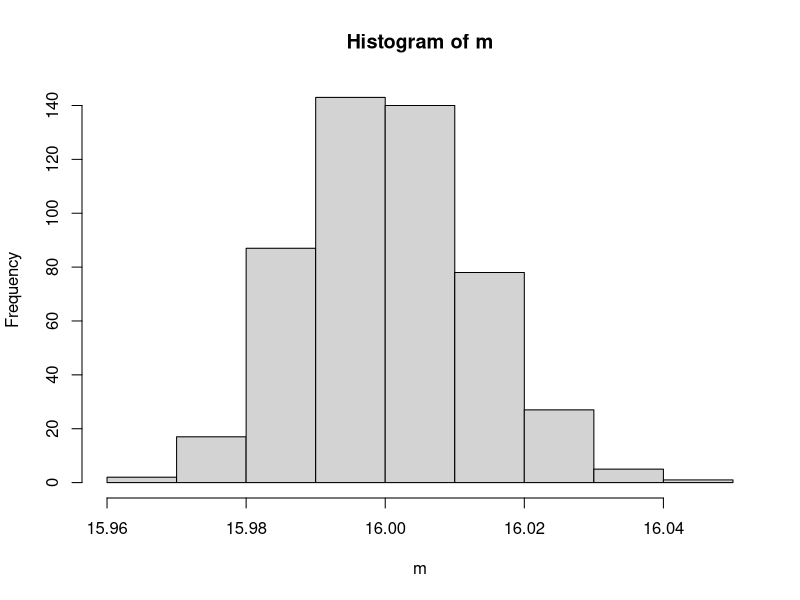
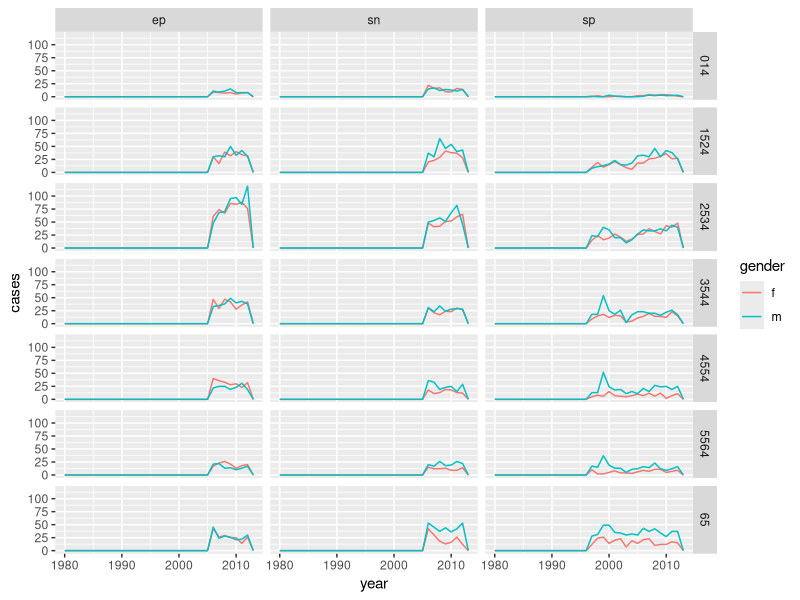

Write the R code that produced these figures, in order.
## ---- chunk 1
knitr::opts_chunk$set(echo = TRUE, eval = TRUE)
## ---- chunk 2
dpois(x = 50, lambda = 4)
## ---- chunk 3
dpois(x = 1, lambda = 4)
## ---- chunk 4
set.seed(42)
x <- rpois(10000000, lambda = 16)
#x
## ---- chunk 5
mean(x)
var(x)
## ---- chunk 6
m = c()
v= c()
for (i in 1:500)
{
  set.seed(i)
  x=rpois(100000,lambda=16)
  m= c(m,mean(x))
  v=c(v,var(x))
}
mean(m-v)
var(m-v)
sd(m-v)
hist(m)
v
mean(m)
## ---- chunk 7
library(tidyverse)
head(who)
who
## ---- chunk 8
#gather
who

who1 <- who %>% 
  gather(key = "case_group", 
         value = "cases", 
         starts_with("new"),
         na.rm = TRUE)
who1

#pivot_longer
who_equivalent <- who %>%
  pivot_longer(names_to = "case_group",
              values_to = "cases",
              starts_with("new"))

#note that pivot_longer behaviour is somewhat different in sorting the output.

who_spread_back <- who1 %>% 
  spread(case_group, cases)

who_spread_back
#note: the size here differs from the original one because we removed na.rm = TRUE. If we hadn't (comment out to test), the size would be the same.


who_wider_back <- who_equivalent %>%
  pivot_wider(names_from = case_group, values_from = cases)

who_wider_back

## ---- chunk 9
who1 <- who %>% 
  gather(key = "case_group", 
         value = "cases", 
         starts_with("new"), 
         na.rm = FALSE) %>% 
  replace_na(list(cases = 0))
who1
## ---- chunk 10
who2 <- who1 %>% 
  separate(col = case_group, 
           into = c("new", "manifestation_gender_age"), 
           sep = "_",
           extra = "merge")
who2
## ---- chunk 11
who3 <- who2 %>% 
  separate(col = manifestation_gender_age,
           into = c("manifestation", "gender_age"),
           sep = "_",
           fill = "left")
who3
## ---- chunk 12
who4 <-  who3 %>% 
  separate(col = "gender_age",
           into = c("gender", "age_group"),
           sep = 1)  #separate first character from left if -1 its one character from right
who4
## ---- chunk 13
who4 %>% 
  filter(country == "Australia",
         new == "new") %>% 
  ggplot(aes(x = year, y = cases, color = gender)) + 
  geom_line() + 
  facet_grid(age_group~manifestation)
